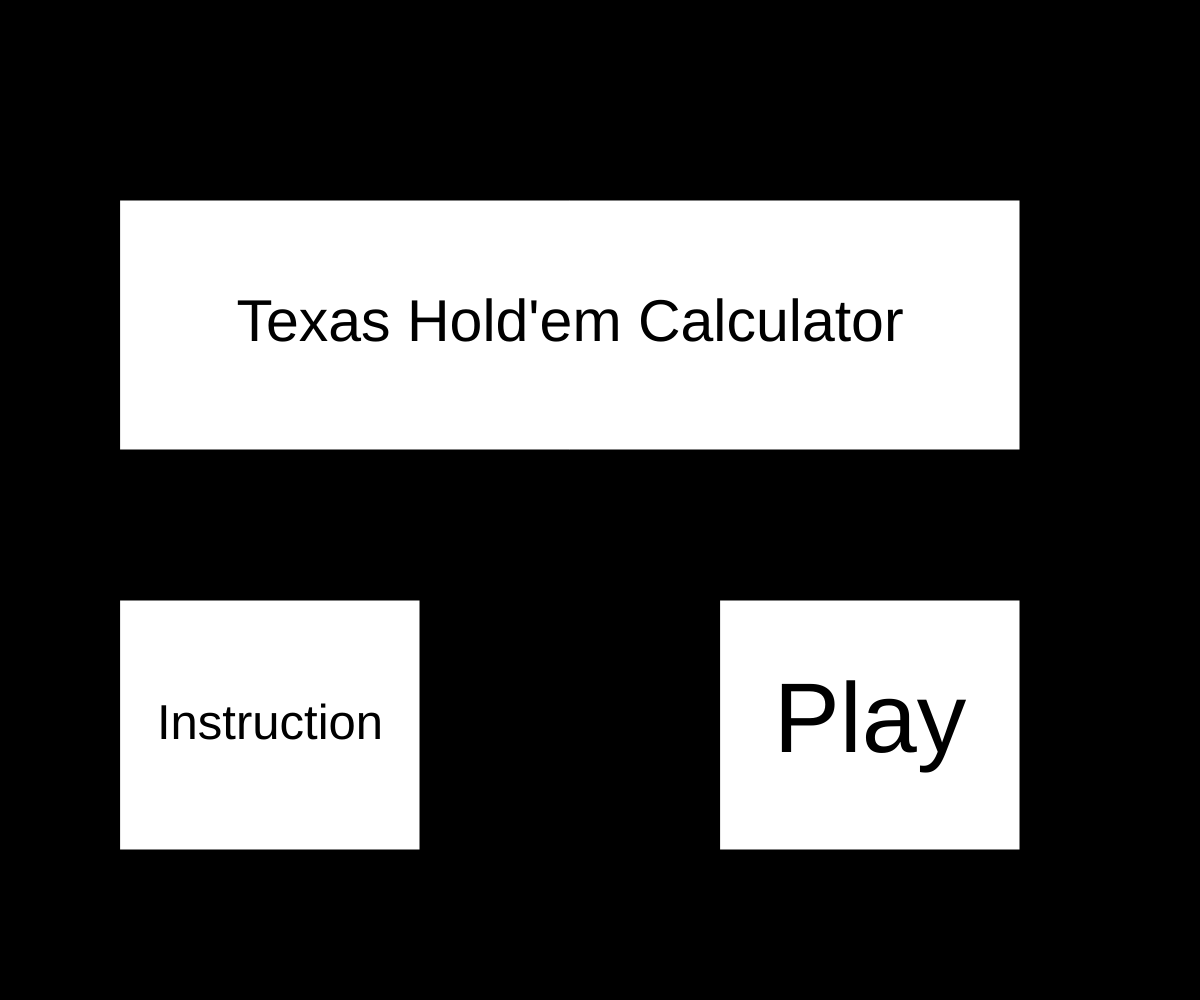
Frame 1 (no input)
Frame 60 (no input): identical to frame 1, image omitted
Frame 120 (the mouse pressed at the canvas centre since frame 60): identical to frame 1, image omitted

The p5.js sketch that drew this single still picture (run headless with seeded random() and noise() and a simulated clock; from frame 60 on, the mouse is pressed at the canvas centre):

// p5.js sketch
// ── sketch.js
// Project Title
// Your Name
// Date
//
// Extra for Experts:
// - describe what you did to take this project "above and beyond"
// I programed the logic on which hand is better according to the rules
// I made it pretty optimal speedwise eventhough there is room to improve (i ran out of time)
// adjust to the size of the window and easily customizable
// 

// note to myslef: optimization possiblities
// broadway straight to replace royal flush function
// value == 1 before value == 10
// ace redundancy function
// combine value == 5 and 9 and 6 and 1. combine value == 8 and 7.
// decrease the double checks on card value

let suit = ["s", "c", "d", "h"];
let deck = [];
let computer = [];
let tempComputer = [];
let computerCount = 0
let JP = [];
let tempJP = [];
let JPCount = 0
let communityCards = [];
let tempcommunityCards = [];
let tieCount = 0
let removeCards = [];
let simulationNumber = 0;
let selectedPlace = "JP"
let state = "start screen";
function setup() {
  createCanvas(windowWidth, windowHeight);
  // for (let i = 0; i < 10; i++) {
    // dealHand();
  //   winner();
  // }
}
function draw() {
  if (state === "start screen") {
    background(0);
    showInstructions();
  } else if (state === "calculator") {
    displayCards();
    tempComputer = structuredClone(computer)
    tempJP = structuredClone(JP)
    tempcommunityCards = structuredClone(communityCards)
    for (let simulation = 0; simulation < simulationNumber; simulation++) {
      for (let i = 0; i < 10; i++) {
        dealHand();
        winner();
        computer = structuredClone(tempComputer)
        JP = structuredClone(tempJP)
        communityCards = structuredClone(tempcommunityCards)
      }
    }
    fill("red")
    text(floor(100*JPCount/(JPCount+computerCount+tieCount)) + "% jp win",100,200)
    text(floor(100*computerCount/(JPCount+computerCount+tieCount)) + "% computer win",300,200)
    text(floor(100*tieCount/(JPCount+computerCount+tieCount)) + "% tie (chop)",600,200)
    text(JPCount + "times",100,250)
    text(computerCount + "times",300,250)
    text(tieCount + "times",600,250)
  }
}
function winner() {
  let JPBest = concat(JP, communityCards);
  JPBest = combination(JPBest);
  let computerBest = concat(computer, communityCards);
  computerBest = combination(computerBest);

  let JPValue = cardValue(JPBest);
  let computerValue = cardValue(computerBest);

  if (JPValue > computerValue) {
    JPCount++;
  } else if (JPValue < computerValue) {
    computerCount++
  } else {
    let tieIndiactor = tieBreaker(JPValue, JPBest, computerBest);
    if (tieIndiactor === "array1") {
      JPCount++;
    } else if (tieIndiactor === "array2") {
      computerCount++
    } else if (tieIndiactor === "chop") {
      tieCount++;
    }
  }
} function combination(Player) {
  let value = 0;
  let bestHand = [];
  let cardValueArray = [];
  // combination of 7 cards chose 2
  for (let i = 0; i < 7; i++) {
    for (let j = i + 1; j < 7; j++) {
      // load every card other than i and j
      for (let newCard = 0; newCard < 7; newCard++) {
        if (newCard !== i && newCard !== j) {
          append(cardValueArray, Player[newCard]);
        }
      }
      // check if this is able to be the new best hand
      if (cardValue(cardValueArray) > value) {
        value = cardValue(cardValueArray);
        bestHand = cardValueArray;
      } else if (cardValue(cardValueArray) === value) {
        if (tieBreaker(value, cardValueArray, bestHand) === "array1") {
          bestHand = cardValueArray;
        }
      }
      // cardValueArray ready to be loaded again
      cardValueArray = [];
    }
  }
  return bestHand;
} function cardValue(cardValueArray) {
  let value = 0;
  let redundantArray = redundantNumbers(cardValueArray);
  if (isStraight(cardValueArray) && isFlush(cardValueArray)) {
    if (isRoyalFlush(cardValueArray)) {
      //print("royal flush");
      value = 10;
    } else {
      //print("straight flush");
      value = 9;
    }
  } else {
    if (
      redundantArray[0] === 1 &&
      redundantArray[1] === 4 &&
      redundantArray[2] === 4 &&
      redundantArray[3] === 4 &&
      redundantArray[4] === 4
    ) {
      //print("four of a kind");
      value = 8;
    } else if (
      redundantArray[0] === 2 &&
      redundantArray[1] === 2 &&
      redundantArray[2] === 3 &&
      redundantArray[3] === 3 &&
      redundantArray[4] === 3
    ) {
      //print("full house");
      value = 7;
    } else if (isFlush(cardValueArray)) {
      //print("flush");
      value = 6;
    } else if (isStraight(cardValueArray)) {
      //print("straight");
      value = 5;
    } else if (
      redundantArray[0] === 1 &&
      redundantArray[1] === 1 &&
      redundantArray[2] === 3 &&
      redundantArray[3] === 3 &&
      redundantArray[4] === 3
    ) {
      //print("three of a kind");
      value = 4;
    } else if (
      redundantArray[0] === 1 &&
      redundantArray[1] === 2 &&
      redundantArray[2] === 2 &&
      redundantArray[3] === 2 &&
      redundantArray[4] === 2
    ) {
      //print("two pair");
      value = 3;
    } else if (
      redundantArray[0] === 1 &&
      redundantArray[1] === 1 &&
      redundantArray[2] === 1 &&
      redundantArray[3] === 2 &&
      redundantArray[4] === 2
    ) {
      //print("pair");
      value = 2;
    } else if (
      redundantArray[0] === 1 &&
      redundantArray[1] === 1 &&
      redundantArray[2] === 1 &&
      redundantArray[3] === 1 &&
      redundantArray[4] === 1
    ) {
      //print("high card");
      value = 1;
    }
  }
  return value;
} function tieBreaker(value, array1, array2) {
  let array1Number = sort(getNumber(array1));
  let array2Number = sort(getNumber(array2));
  let array1Redundant = checkRedundancy(array1Number);
  let array2Redundant = checkRedundancy(array2Number);

  if (value === 10) {
    return "chop";
  } else if (value === 9 || value === 5) {
    if (array1Number[0] === 1 && array1Number[0] === 10) {
      return "array1";
    } else if (array2Number[0] === 1 && array2Number[0] === 10) {
      return "array2";
    } else if (array1Number[0] > array2Number[0]) {
      return "array1";
    } else if (array1Number[0] < array2Number[0]) {
      return "array2";
    } else {
      return "chop";
    }
  } else if (value === 8) {
    let array1Quad = 0;
    let array1Kiker = 0;
    let array2Quad = 0;
    let array2Kiker = 0;

    for (let i = 0; i < 5; i++) {
      if (array1Redundant[i] === 1) {
        array1Kiker = array1Number[i];
      } else {
        array1Quad = array1Number[i];
      }
      if (array2Redundant[i] === 1) {
        array2Kiker = array2Number[i];
      } else {
        array2Quad = array2Number[i];
      }
    }

    if (array1Quad === array2Quad) {
      if (array1Kiker === array2Kiker) {
        return "chop";
      } else if (array1Kiker === 1) {
        return "array1";
      } else if (array2Kiker === 1) {
        return "array2";
      } else if (array1Kiker > array2Kiker) {
        return "array1";
      } else {
        return "array2";
      }
    } else if (array1Quad === 1) {
      return "array1";
    } else if (array2Quad === 1) {
      return "array2";
    } else if (array1Quad > array2Quad) {
      return "array1";
    } else {
      return "array2";
    }
  } else if (value === 7) {
    let array1Full = 0;
    let array1Of = 0;
    let array2Full = 0;
    let array2Of = 0;

    for (let i = 0; i < 5; i++) {
      if (array1Redundant[i] === 2) {
        array1Of = array1Number[i];
      } else {
        array1Full = array1Number[i];
      }
      if (array2Redundant[i] === 2) {
        array2Of = array2Number[i];
      } else {
        array2Full = array2Number[i];
      }
    }

    if (array1Full === array2Full) {
      if (array1Of === array2Of) {
        return "chop";
      } else if (array1Of === 1) {
        return "array1";
      } else if (array2Of === 1) {
        return "array2";
      } else if (array1Of > array2Of) {
        return "array1";
      } else {
        return "array2";
      }
    } else if (array1Full === 1) {
      return "array1";
    } else if (array2Full === 1) {
      return "array2";
    } else if (array1Full > array2Full) {
      return "array1";
    } else {
      return "array2";
    }
  } else if (value === 6 || value === 1) {
    if (array1Number[0] === 1 && array2Number[0] !== 1) {
      return "array1";
    } else if (array1Number[0] !== 1 && array2Number[0] === 1) {
      return "array2";
    }
    for (let i = 4; i > -1; i--) {
      if (array1Number[i] > array2Number[i]) {
        return "array1";
      } else if (array1Number[i] < array2Number[i]) {
        return "array2";
      }
    }
    return "chop";
  } else if (value === 4) {
    let array1Trips = 0;
    let array2Trips = 0;
    let array1HighKicker = 0;
    let array1LowKicker = 14;
    let array2HighKicker = 0;
    let array2LowKicker = 14;

    for (let i = 0; i < 5; i++) {
      if (array1Redundant[i] === 3) {
        array1Trips = array1Number[i];
      } else {
        array1HighKicker = maxi(array1HighKicker, array1Number[i]);
        array1LowKicker = mini(array1LowKicker, array1Number[i]);
      }
      if (array2Redundant[i] === 3) {
        array2Trips = array2Number[i];
      } else {
        array2HighKicker = maxi(array2HighKicker, array2Number[i]);
        array2LowKicker = mini(array2LowKicker, array2Number[i]);
      }
    }

    if (array1Trips === 1 && array2Trips !== 1) {
      return "array1";
    } else if (array1Trips !== 1 && array2Trips === 1) {
      return "array2";
    } else if (array1Trips > array2Trips) {
      return "array1";
    } else if (array1Trips < array2Trips) {
      return "array2";
    } else {
      if (array1HighKicker === 1 && array2HighKicker !== 1) {
        return "array1";
      } else if (array1HighKicker !== 1 && array2HighKicker === 1) {
        return "array2";
      } else if (array1HighKicker > array2HighKicker) {
        return "array1";
      } else if (array1HighKicker < array2HighKicker) {
        return "array2";
      } else {
        if (array1LowKicker === 1 && array2LowKicker !== 1) {
          return "array1";
        } else if (array1LowKicker !== 1 && array2LowKicker === 1) {
          return "array2";
        } else if (array1LowKicker > array2LowKicker) {
          return "array1";
        } else if (array1LowKicker < array2LowKicker) {
          return "array2";
        } else {
          return "chop";
        }
      }
    }
  } else if (value === 3) {
    let array1Kicker = 0;
    let array2Kicker = 0;
    let array1HigPair = 0;
    let array1LowPair = 14;
    let array2HigPair = 0;
    let array2LowPair = 14;

    for (let i = 0; i < 5; i++) {
      if (array1Redundant[i] === 1) {
        array1Kicker = array1Number[i];
      } else {
        array1HigPair = maxi(array1HigPair, array1Number[i]);
        array1LowPair = mini(array1LowPair, array1Number[i]);
      }
      if (array2Redundant[i] === 1) {
        array2Kicker = array2Number[i];
      } else {
        array2HigPair = maxi(array2HigPair, array2Number[i]);
        array2LowPair = mini(array2LowPair, array2Number[i]);
      }
    }

    if (array1HigPair === 1 && array2HigPair !== 1) {
      return "array1";
    } else if (array1HigPair !== 1 && array2HigPair === 1) {
      return "array2";
    } else if (array1HigPair > array2HigPair) {
      return "array1";
    } else if (array1HigPair < array2HigPair) {
      return "array2";
    } else {
      if (array1LowPair === 1 && array2LowPair !== 1) {
        return "array1";
      } else if (array1LowPair !== 1 && array2LowPair === 1) {
        return "array2";
      } else if (array1LowPair > array2LowPair) {
        return "array1";
      } else if (array1LowPair < array2LowPair) {
        return "array2";
      } else {
        if (array1Kicker === 1 && array2Kicker !== 1) {
          return "array1";
        } else if (array1Kicker !== 1 && array2Kicker === 1) {
          return "array2";
        } else if (array1Kicker > array2Kicker) {
          return "array1";
        } else if (array1Kicker < array2Kicker) {
          return "array2";
        } else {
          return "chop";
        }
      }
    }
  } else if (value === 2) {
    let array1Pair = 0;
    let array2Pair = 0;

    for (let i = 0; i < 5; i++) {
      if (array1Redundant[i] === 2) {
        array1Pair = array1Number[i];
      }
      if (array2Redundant[i] === 2) {
        array2Pair = array2Number[i];
      }
    }

    if (array1Pair === 1 && array2Pair !== 1) {
      return "array1";
    } else if (array1Pair !== 1 && array2Pair === 1) {
      return "array2";
    } else if (array1Pair > array2Pair) {
      return "array1";
    } else if (array1Pair < array2Pair) {
      return "array2";
    } else {
      for (let i = 4; i > -1; i--) {
        if (array1Number[i] > array2Number[i]) {
          return "array1";
        } else if (array1Number[i] < array2Number[i]) {
          return "array2";
        }
      }
    }

    return "chop";
  }
} function isStraight(array) {
  // get the numbers
  let straightArray = getNumber(array);
  // sort the numbers
  straightArray = sort(straightArray);
  // check if the numbers are connected
  if (
    straightArray[4] === 13 &&
    straightArray[3] === 12 &&
    straightArray[2] === 11 &&
    straightArray[1] === 10 &&
    straightArray[0] === 1
  ) {
    // broadway straight
    return true;
  } else if (
    straightArray[0] + 4 === straightArray[4] &&
    straightArray[1] + 3 === straightArray[4] &&
    straightArray[2] + 2 === straightArray[4] &&
    straightArray[3] + 1 === straightArray[4]
  ) {
    // normal straight
    return true;
  }
  return false;
} function isFlush(array) {
  if (
    array[0][0] === array[1][0] &&
    array[0][0] === array[2][0] &&
    array[0][0] === array[3][0] &&
    array[0][0] === array[4][0]
  ) {
    return true;
  }
  return false;
} function isRoyalFlush(array) {
  // get the numbers
  let royalArray = getNumber(array);
  // sort the numbers
  royalArray = sort(royalArray);
  if (royalArray[0] === 1 && royalArray[1] === 10) {
    return true;
  }
  return false;
} function redundantNumbers(array) {
  let redundantArray = getNumber(array);
  redundantArray = checkRedundancy(redundantArray);
  redundantArray = sort(redundantArray);
  return redundantArray;
} function checkRedundancy(array) {
  let redundantArray = [0, 0, 0, 0, 0];
  for (let i = 0; i < 5; i++) {
    for (let j = 0; j < 5; j++) {
      if (array[i] === array[j]) {
        redundantArray[i]++;
      }
    }
  }
  return redundantArray;
} function getNumber(array) {
  array = [
    parseInt(array[0].slice(1)),
    parseInt(array[1].slice(1)),
    parseInt(array[2].slice(1)),
    parseInt(array[3].slice(1)),
    parseInt(array[4].slice(1)),
  ];
  return array;
} function dealCard() {
  let firstCard = deck[deck.length - 1];
  deck = shorten(deck);
  return firstCard;
}
function dealHand() {
  // reset hands and deck
  deck = [];
  // get a full deck of cards
  for (let suits = 0; suits < 4; suits++) {
    for (let number = 1; number < 14; number++) {
      append(deck, suit[suits] + str(number));
      // remove cards if it is aready drawn
      for (let remove = 0; remove < removeCards.length; remove++){
        if (removeCards[remove] === suit[suits] + str(number)){
            shorten(deck)
          }
      }
    }
  }
  
  // shuffle
  deck = shuffle(deck);
  // deal wholecards
  for (let i = 0; i < 5; i++){
    if(computer.length < 2){
      append(computer, dealCard());
    }
    if(JP.length < 2){
      append(JP, dealCard());
    }
    // deal communityCards
    if(communityCards.length < 5){
      append(communityCards, dealCard());
    }
  }
}
function maxi(a, b) {
  if (a > b) {
    return a;
  } else if (b > a) {
    return b;
  } else {
    return a;
  }
} function mini(a, b) {
  if (a > b) {
    return b;
  } else if (b > a) {
    return a;
  } else {
    return a;
  }
}

let generateCardsArray = [];
function generateVisualCards() {
  for (let i = 0; i < 4; i++) {
    for (let j = 0; j < 13; j++) {
      append(generateCardsArray, [
        j,
        i,
        (j / 13) * width,
        (0.5 + i / 8) * height,
        (1 / 13) * width,
        (1 / 8) * height,
      ]);
    }
  }
}
function displayCards() {
  background(255)
  generateVisualCards();
  for (let i = 0; i < 52; i++) {
    fill("white");
    rect(
      generateCardsArray[i][2],
      generateCardsArray[i][3],
      generateCardsArray[i][4],
      generateCardsArray[i][5]
    );
    fill("black");
    text(
      suit[generateCardsArray[i][1]] + (generateCardsArray[i][0] + 1),
      generateCardsArray[i][2] + 0.5 * generateCardsArray[i][4],
      generateCardsArray[i][3] + 0.5 * generateCardsArray[i][5]
    );
  }
  text(JP[0]+JP[1],100,50)
  text(computer[0]+computer[1],250,50)
  text(communityCards[0]+communityCards[1]+communityCards[2]+communityCards[3]+communityCards[4],500,50)
  // 
  if (selectedPlace === "JP"){
    fill("green")
  }
  else{
    fill("grey")
  }
  rect(0,100,150,50)
  fill("white")
  text("select JP",75,125)
  // 
  if (selectedPlace === "computer"){
    fill("green")
  }
  else{
    fill("grey")
  }
  rect(150,100,250,50)
  fill("white")
  text("select computer",275,125)
  // 
  if (selectedPlace === "communityCards"){
    fill("green")
  }
  else{
    fill("grey")
  }
  rect(450,100,350,50)
  fill("white")
  text("select community cards",625,125)
}
function mousePressed() {
  if (state === "start screen" && mouseX/width > playBox[0] && mouseX/width < playBox[0] + playBox[2] && mouseY/height > playBox[1] && mouseY/height < playBox[3] + playBox[1]) {
    state = "calculator";
    background(255);
    textSize(25);
  }
  else if (state === "start screen" && mouseX/width > instructionBox[0] && mouseX/width < instructionBox[0] + instructionBox[2] && mouseY/height > instructionBox[1] && mouseY/height < instructionBox[3] + instructionBox[1]) {
    print("hi")
    background(155);
    textSize(15);
    text("This is a texas poker calculator. exact clone of https://www.pokernews.com/poker-tools/poker-odds-calculator.htm)",width/2,height/2);
    text("click with your mouse in the select JP, select computer, or select community cards box then click the cards on the bottom to add them to the hands",width/2,height/2-50);
    text("Type a to simulate 10 hands at the same time. b for 100 c for 1000 d for 10000 e for 100000 f for 1000000",width/2,height/2-100);
    text("s h c h stands for spades hearts clubs hearts",width/2,height/2-150);
    state = "instruction"
  }
  else if (state === "calculator"){
    for (let i = 0; i < 4; i++) {
      for (let j = 0; j < 13; j++) {
        if (mouseX > j*width/13 && mouseX < (j+1)*width/13 && mouseY > (4+i)*height/8 && mouseY < (4+i+1)*height/8) {
          if (selectedPlace === "JP" && JP.length < 2){
            append(JP, suit[i] + (j+1))
            append(removeCards, suit[i] + (j+1));
          }
          else if (selectedPlace === "computer" && computer.length < 2){
            append(computer, suit[i] + (j+1))
            append(removeCards, suit[i] + (j+1));
          }
          else if (selectedPlace === "communityCards" && communityCards.length < 5){
            append(communityCards, suit[i] + (j+1))
            append(removeCards, suit[i] + (j+1));
          }
        }
      }
    }
    if (mouseX > 0 && mouseX < 150 && mouseY > 100 && mouseY < 150){
      selectedPlace = "JP"
    }
    else if (mouseX > 150 && mouseX < 400 && mouseY > 100 && mouseY < 150){
      selectedPlace = "computer"
    }
    else if (mouseX > 450 && mouseX < 800 && mouseY > 100 && mouseY < 150){
      selectedPlace = "communityCards"
    }
  }  
}

function keyTyped(){
  if (key === "a"){
    simulationNumber = 10
  }
  if (key === "b"){
    simulationNumber = 100
  }
  if (key === "c"){
    simulationNumber = 1000
  }
  if (key === "d"){
    simulationNumber = 10000
  }
  if (key === "e"){
    simulationNumber = 100000
  }
  if (key === "f"){
    simulationNumber = 1000000
  }
}

let TitleBox = [0.1, 0.2, 0.75, 0.25];
let instructionBox = [0.1, 0.6, 0.25, 0.25];
let playBox = [0.6, 0.6, 0.25, 0.25];
function showInstructions() {
  let titleSize = 0;
  fill("white");
  for (let i = 0; i < 100; i++) {
    textSize(i);
    textAlign(CENTER, CENTER);
    titleSize = textWidth("Texas Hold'em Calculator");
    if ((titleSize * 1.35) / width > TitleBox[2]) {
      break;
    }
  }
  fill("white");
  rect(
    TitleBox[0] * width,
    TitleBox[1] * height,
    TitleBox[2] * width,
    TitleBox[3] * height
  );
  fill("black");
  text(
    "Texas Hold'em Calculator",
    TitleBox[0] * width + (TitleBox[2] * width) / 2,
    TitleBox[1] * height + (TitleBox[3] * height) / 2
  );

  let InstructionSize = 0;
  fill("white");
  for (let i = 0; i < 100; i++) {
    textSize(i);
    textAlign(CENTER, CENTER);
    InstructionSize = textWidth("Instruction");
    if ((InstructionSize * 1.35) / width > instructionBox[2]) {
      break;
    }
  }
  fill("white");
  rect(
    instructionBox[0] * width,
    instructionBox[1] * height,
    instructionBox[2] * width,
    instructionBox[3] * height
  );
  fill("black");
  text(
    "Instruction",
    instructionBox[0] * width + (instructionBox[2] * width) / 2,
    instructionBox[1] * height + (instructionBox[3] * height) / 2
  );

  let playSize = 0;
  fill("white");
  for (let i = 0; i < 100; i++) {
    textSize(i);
    textAlign(CENTER, CENTER);
    playSize = textWidth("Play");
    if ((playSize * 1.35) / width > playBox[2]) {
      break;
    }
  }
  fill("white");
  rect(
    playBox[0] * width,
    playBox[1] * height,
    playBox[2] * width,
    playBox[3] * height
  );
  fill("black");
  text(
    "Play",
    playBox[0] * width + (playBox[2] * width) / 2,
    playBox[1] * height + (playBox[3] * height) / 2
  );
  }
